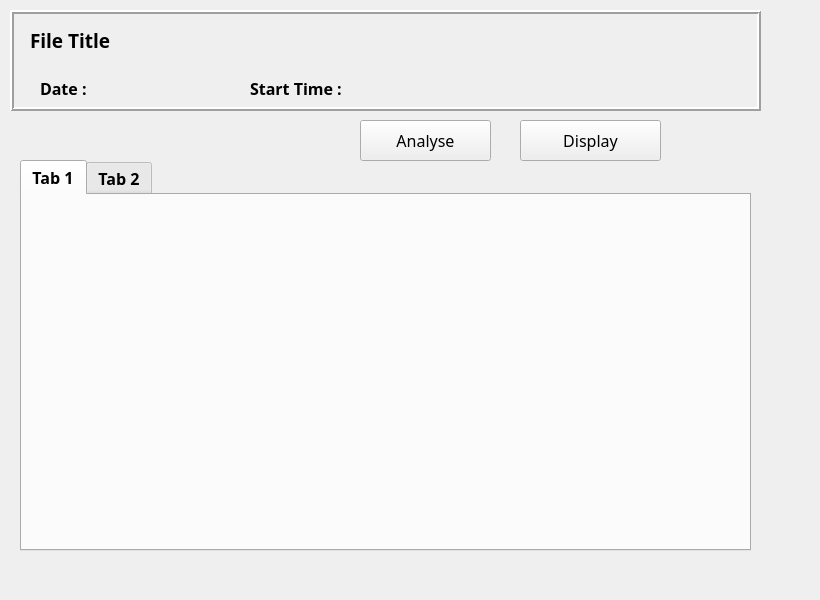
<?xml version="1.0" encoding="UTF-8"?>
<ui version="4.0">
 <class>Form</class>
 <widget class="QWidget" name="Form">
  <property name="geometry">
   <rect>
    <x>0</x>
    <y>0</y>
    <width>820</width>
    <height>600</height>
   </rect>
  </property>
  <property name="minimumSize">
   <size>
    <width>820</width>
    <height>550</height>
   </size>
  </property>
  <property name="windowTitle">
   <string>Session Students Detail</string>
  </property>
  <widget class="QFrame" name="frame">
   <property name="geometry">
    <rect>
     <x>10</x>
     <y>10</y>
     <width>751</width>
     <height>101</height>
    </rect>
   </property>
   <property name="frameShape">
    <enum>QFrame::Box</enum>
   </property>
   <property name="frameShadow">
    <enum>QFrame::Raised</enum>
   </property>
   <property name="lineWidth">
    <number>2</number>
   </property>
   <widget class="QLabel" name="titleLBL">
    <property name="geometry">
     <rect>
      <x>20</x>
      <y>20</y>
      <width>531</width>
      <height>21</height>
     </rect>
    </property>
    <property name="font">
     <font>
      <family>Ubuntu Condensed</family>
      <pointsize>14</pointsize>
      <bold>true</bold>
     </font>
    </property>
    <property name="text">
     <string>File Title</string>
    </property>
   </widget>
   <widget class="QLabel" name="dateLBL">
    <property name="geometry">
     <rect>
      <x>30</x>
      <y>70</y>
      <width>201</width>
      <height>17</height>
     </rect>
    </property>
    <property name="font">
     <font>
      <family>Waree</family>
      <pointsize>12</pointsize>
      <bold>true</bold>
     </font>
    </property>
    <property name="text">
     <string>Date : </string>
    </property>
   </widget>
   <widget class="QLabel" name="startTimeLBL">
    <property name="geometry">
     <rect>
      <x>240</x>
      <y>70</y>
      <width>231</width>
      <height>17</height>
     </rect>
    </property>
    <property name="font">
     <font>
      <family>Waree</family>
      <pointsize>12</pointsize>
      <bold>true</bold>
     </font>
    </property>
    <property name="text">
     <string>Start Time : </string>
    </property>
   </widget>
  </widget>
  <widget class="QPushButton" name="analysisBTN">
   <property name="geometry">
    <rect>
     <x>520</x>
     <y>120</y>
     <width>141</width>
     <height>41</height>
    </rect>
   </property>
   <property name="font">
    <font>
     <family>Abyssinica SIL</family>
     <pointsize>12</pointsize>
    </font>
   </property>
   <property name="text">
    <string>Display</string>
   </property>
  </widget>
  <widget class="QLabel" name="msgLBL">
   <property name="geometry">
    <rect>
     <x>20</x>
     <y>120</y>
     <width>351</width>
     <height>31</height>
    </rect>
   </property>
   <property name="font">
    <font>
     <family>Ubuntu Condensed</family>
     <pointsize>12</pointsize>
     <bold>true</bold>
    </font>
   </property>
   <property name="styleSheet">
    <string notr="true">color:red</string>
   </property>
   <property name="frameShape">
    <enum>QFrame::NoFrame</enum>
   </property>
   <property name="text">
    <string>&lt;html&gt;&lt;head/&gt;&lt;body&gt;&lt;p&gt;&lt;br/&gt;&lt;/p&gt;&lt;/body&gt;&lt;/html&gt;</string>
   </property>
   <property name="alignment">
    <set>Qt::AlignCenter</set>
   </property>
  </widget>
  <widget class="QTabWidget" name="tabWidget">
   <property name="enabled">
    <bool>true</bool>
   </property>
   <property name="geometry">
    <rect>
     <x>20</x>
     <y>160</y>
     <width>731</width>
     <height>391</height>
    </rect>
   </property>
   <property name="font">
    <font>
     <family>Yrsa</family>
     <pointsize>12</pointsize>
     <bold>true</bold>
    </font>
   </property>
   <property name="currentIndex">
    <number>0</number>
   </property>
   <property name="iconSize">
    <size>
     <width>20</width>
     <height>20</height>
    </size>
   </property>
   <property name="usesScrollButtons">
    <bool>true</bool>
   </property>
   <property name="tabsClosable">
    <bool>false</bool>
   </property>
   <widget class="QWidget" name="tab">
    <attribute name="title">
     <string>Tab 1</string>
    </attribute>
   </widget>
   <widget class="QWidget" name="tab_2">
    <attribute name="title">
     <string>Tab 2</string>
    </attribute>
   </widget>
  </widget>
  <widget class="QPushButton" name="recogBTN">
   <property name="geometry">
    <rect>
     <x>360</x>
     <y>120</y>
     <width>131</width>
     <height>41</height>
    </rect>
   </property>
   <property name="font">
    <font>
     <family>Abyssinica SIL</family>
     <pointsize>12</pointsize>
    </font>
   </property>
   <property name="text">
    <string>Analyse</string>
   </property>
  </widget>
 </widget>
 <resources/>
 <connections/>
</ui>
